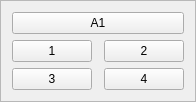
     <widget class="QFrame" name="frame_105">
      <property name="geometry">
       <rect>
        <x>0</x>
        <y>10</y>
        <width>111</width>
        <height>91</height>
       </rect>
      </property>
      <property name="frameShape">
       <enum>QFrame::StyledPanel</enum>
      </property>
      <property name="frameShadow">
       <enum>QFrame::Raised</enum>
      </property>
      <layout class="QVBoxLayout" name="verticalLayout_105">
       <item>
        <layout class="QGridLayout" name="gridLayout_105">
         <item row="0" column="0" colspan="3">
          <widget class="QPushButton" name="A1_105">
           <property name="text">
            <string>A1</string>
           </property>
          </widget>
         </item>
         <item row="1" column="2">
          <widget class="QPushButton" name="pushButton_420">
           <property name="text">
            <string>2</string>
           </property>
          </widget>
         </item>
         <item row="2" column="0">
          <widget class="QPushButton" name="pushButton_421">
           <property name="text">
            <string>3</string>
           </property>
          </widget>
         </item>
         <item row="2" column="2">
          <widget class="QPushButton" name="pushButton_422">
           <property name="text">
            <string>4</string>
           </property>
          </widget>
         </item>
         <item row="1" column="0">
          <widget class="QPushButton" name="pushButton_423">
           <property name="text">
            <string>1</string>
           </property>
          </widget>
         </item>
         <item row="2" column="1">
          <spacer name="horizontalSpacer_105">
           <property name="orientation">
            <enum>Qt::Horizontal</enum>
           </property>
           <property name="sizeHint" stdset="0">
            <size>
             <width>40</width>
             <height>20</height>
            </size>
           </property>
          </spacer>
         </item>
        </layout>
       </item>
      </layout>
     </widget>
